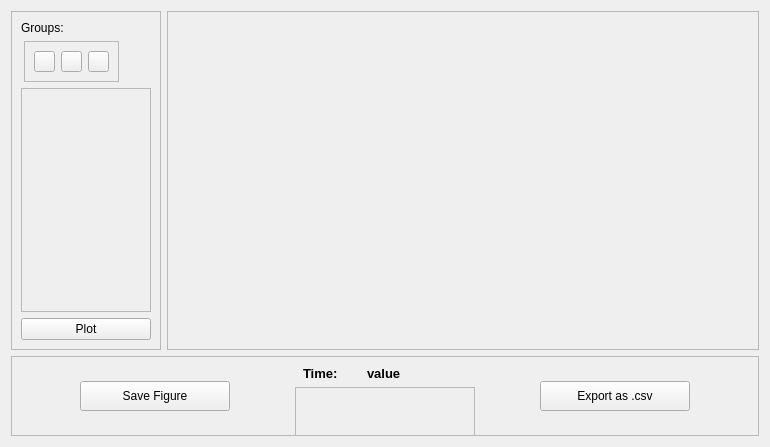
<?xml version="1.0" encoding="UTF-8"?>
<ui version="4.0">
 <class>Form</class>
 <widget class="QWidget" name="Form">
  <property name="geometry">
   <rect>
    <x>0</x>
    <y>0</y>
    <width>770</width>
    <height>447</height>
   </rect>
  </property>
  <property name="windowTitle">
   <string>Form</string>
  </property>
  <layout class="QGridLayout" name="gridLayout">
   <item row="0" column="0">
    <widget class="QFrame" name="frame_to_groups">
     <property name="minimumSize">
      <size>
       <width>150</width>
       <height>0</height>
      </size>
     </property>
     <property name="maximumSize">
      <size>
       <width>150</width>
       <height>16777215</height>
      </size>
     </property>
     <property name="frameShape">
      <enum>QFrame::Shape::StyledPanel</enum>
     </property>
     <property name="frameShadow">
      <enum>QFrame::Shadow::Raised</enum>
     </property>
     <layout class="QVBoxLayout" name="verticalLayout_2">
      <item>
       <widget class="QLabel" name="grouplabel_name">
        <property name="text">
         <string>Groups:</string>
        </property>
       </widget>
      </item>
      <item>
       <layout class="QHBoxLayout" name="horizontalLayout_4">
        <item>
         <widget class="QFrame" name="frame_group_buttons">
          <property name="sizePolicy">
           <sizepolicy hsizetype="Fixed" vsizetype="Fixed">
            <horstretch>0</horstretch>
            <verstretch>0</verstretch>
           </sizepolicy>
          </property>
          <property name="frameShape">
           <enum>QFrame::Shape::StyledPanel</enum>
          </property>
          <property name="frameShadow">
           <enum>QFrame::Shadow::Raised</enum>
          </property>
          <layout class="QHBoxLayout" name="horizontalLayout_3">
           <item>
            <widget class="QPushButton" name="plusbutton">
             <property name="sizePolicy">
              <sizepolicy hsizetype="Fixed" vsizetype="Fixed">
               <horstretch>0</horstretch>
               <verstretch>0</verstretch>
              </sizepolicy>
             </property>
             <property name="minimumSize">
              <size>
               <width>21</width>
               <height>21</height>
              </size>
             </property>
             <property name="maximumSize">
              <size>
               <width>21</width>
               <height>21</height>
              </size>
             </property>
             <property name="text">
              <string/>
             </property>
            </widget>
           </item>
           <item>
            <widget class="QPushButton" name="minusbutton">
             <property name="sizePolicy">
              <sizepolicy hsizetype="Fixed" vsizetype="Fixed">
               <horstretch>0</horstretch>
               <verstretch>0</verstretch>
              </sizepolicy>
             </property>
             <property name="minimumSize">
              <size>
               <width>21</width>
               <height>21</height>
              </size>
             </property>
             <property name="maximumSize">
              <size>
               <width>21</width>
               <height>21</height>
              </size>
             </property>
             <property name="text">
              <string/>
             </property>
            </widget>
           </item>
           <item>
            <widget class="QPushButton" name="editbutton">
             <property name="minimumSize">
              <size>
               <width>21</width>
               <height>21</height>
              </size>
             </property>
             <property name="maximumSize">
              <size>
               <width>21</width>
               <height>21</height>
              </size>
             </property>
             <property name="text">
              <string/>
             </property>
            </widget>
           </item>
          </layout>
         </widget>
        </item>
        <item>
         <spacer name="horizontalSpacer">
          <property name="orientation">
           <enum>Qt::Orientation::Horizontal</enum>
          </property>
          <property name="sizeType">
           <enum>QSizePolicy::Policy::Fixed</enum>
          </property>
          <property name="sizeHint" stdset="0">
           <size>
            <width>28</width>
            <height>20</height>
           </size>
          </property>
         </spacer>
        </item>
       </layout>
      </item>
      <item>
       <widget class="QScrollArea" name="scrollArea">
        <property name="widgetResizable">
         <bool>true</bool>
        </property>
        <widget class="QWidget" name="scrollAreaWidgetContents">
         <property name="geometry">
          <rect>
           <x>0</x>
           <y>0</y>
           <width>128</width>
           <height>220</height>
          </rect>
         </property>
        </widget>
       </widget>
      </item>
      <item>
       <widget class="QPushButton" name="plot_button">
        <property name="text">
         <string>Plot</string>
        </property>
       </widget>
      </item>
     </layout>
    </widget>
   </item>
   <item row="0" column="1">
    <widget class="QFrame" name="main_frame_CC">
     <property name="sizePolicy">
      <sizepolicy hsizetype="Expanding" vsizetype="Expanding">
       <horstretch>0</horstretch>
       <verstretch>0</verstretch>
      </sizepolicy>
     </property>
     <property name="frameShape">
      <enum>QFrame::Shape::StyledPanel</enum>
     </property>
     <property name="frameShadow">
      <enum>QFrame::Shadow::Raised</enum>
     </property>
    </widget>
   </item>
   <item row="1" column="0" colspan="2">
    <widget class="QFrame" name="frame_to_buttons">
     <property name="sizePolicy">
      <sizepolicy hsizetype="Expanding" vsizetype="Fixed">
       <horstretch>0</horstretch>
       <verstretch>0</verstretch>
      </sizepolicy>
     </property>
     <property name="minimumSize">
      <size>
       <width>0</width>
       <height>80</height>
      </size>
     </property>
     <property name="maximumSize">
      <size>
       <width>16777215</width>
       <height>80</height>
      </size>
     </property>
     <property name="frameShape">
      <enum>QFrame::Shape::StyledPanel</enum>
     </property>
     <property name="frameShadow">
      <enum>QFrame::Shadow::Raised</enum>
     </property>
     <layout class="QHBoxLayout" name="horizontalLayout_2">
      <item>
       <widget class="QPushButton" name="import_button_CC_2">
        <property name="minimumSize">
         <size>
          <width>150</width>
          <height>30</height>
         </size>
        </property>
        <property name="maximumSize">
         <size>
          <width>150</width>
          <height>30</height>
         </size>
        </property>
        <property name="text">
         <string>Save Figure</string>
        </property>
       </widget>
      </item>
      <item>
       <layout class="QVBoxLayout" name="verticalLayout">
        <item>
         <layout class="QHBoxLayout" name="horizontalLayout">
          <item>
           <widget class="QLabel" name="TimeFilterLabel">
            <property name="sizePolicy">
             <sizepolicy hsizetype="Fixed" vsizetype="Preferred">
              <horstretch>0</horstretch>
              <verstretch>0</verstretch>
             </sizepolicy>
            </property>
            <property name="maximumSize">
             <size>
              <width>50</width>
              <height>22</height>
             </size>
            </property>
            <property name="font">
             <font>
              <pointsize>10</pointsize>
              <italic>false</italic>
              <bold>true</bold>
              <underline>false</underline>
              <strikeout>false</strikeout>
             </font>
            </property>
            <property name="text">
             <string>Time:</string>
            </property>
           </widget>
          </item>
          <item>
           <widget class="QLabel" name="TimeFilterLabel_2">
            <property name="sizePolicy">
             <sizepolicy hsizetype="Fixed" vsizetype="Preferred">
              <horstretch>0</horstretch>
              <verstretch>0</verstretch>
             </sizepolicy>
            </property>
            <property name="maximumSize">
             <size>
              <width>100</width>
              <height>22</height>
             </size>
            </property>
            <property name="font">
             <font>
              <pointsize>10</pointsize>
              <italic>false</italic>
              <bold>true</bold>
              <underline>false</underline>
              <strikeout>false</strikeout>
             </font>
            </property>
            <property name="text">
             <string>value</string>
            </property>
           </widget>
          </item>
         </layout>
        </item>
        <item>
         <widget class="QFrame" name="frame_buttons_animation_time">
          <property name="sizePolicy">
           <sizepolicy hsizetype="Fixed" vsizetype="Preferred">
            <horstretch>0</horstretch>
            <verstretch>0</verstretch>
           </sizepolicy>
          </property>
          <property name="minimumSize">
           <size>
            <width>180</width>
            <height>50</height>
           </size>
          </property>
          <property name="maximumSize">
           <size>
            <width>180</width>
            <height>50</height>
           </size>
          </property>
          <property name="styleSheet">
           <string notr="true">QPushButton {
    background-color: transparent;
    border: none;
    padding: 10px; /* Adicione um padding maior para ajustar o tamanho do fundo */
}

QPushButton:hover {
    background-color: rgba(255, 165, 0, 0.2); /* Cor de fundo no hover */
    border-radius: 5px; /* Bordas arredondadas */
}

QPushButton:pressed {
    background-color: rgba(255, 165, 0, 0.5); /* Cor de fundo ao pressionar */
}</string>
          </property>
          <property name="frameShape">
           <enum>QFrame::Shape::StyledPanel</enum>
          </property>
          <property name="frameShadow">
           <enum>QFrame::Shadow::Raised</enum>
          </property>
          <layout class="QGridLayout" name="gridLayout_7">
           <item row="0" column="0">
            <widget class="QPushButton" name="start_button_time">
             <property name="text">
              <string/>
             </property>
             <property name="icon">
              <iconset>
               <normaloff>:/icons/icons/backward - laranja.png</normaloff>:/icons/icons/backward - laranja.png</iconset>
             </property>
             <property name="iconSize">
              <size>
               <width>20</width>
               <height>20</height>
              </size>
             </property>
            </widget>
           </item>
           <item row="0" column="1">
            <widget class="QPushButton" name="backward_button_time">
             <property name="text">
              <string/>
             </property>
             <property name="icon">
              <iconset>
               <normaloff>:/icons/icons/arrow-left - laranja.png</normaloff>:/icons/icons/arrow-left - laranja.png</iconset>
             </property>
             <property name="iconSize">
              <size>
               <width>20</width>
               <height>20</height>
              </size>
             </property>
            </widget>
           </item>
           <item row="0" column="2">
            <widget class="QPushButton" name="pause_button_time">
             <property name="text">
              <string/>
             </property>
             <property name="icon">
              <iconset>
               <normaloff>:/icons/icons/pause - laranja.png</normaloff>:/icons/icons/pause - laranja.png</iconset>
             </property>
             <property name="iconSize">
              <size>
               <width>20</width>
               <height>20</height>
              </size>
             </property>
            </widget>
           </item>
           <item row="0" column="3">
            <widget class="QPushButton" name="play_button_time">
             <property name="text">
              <string/>
             </property>
             <property name="icon">
              <iconset>
               <normaloff>:/icons/icons/play - laranja.png</normaloff>:/icons/icons/play - laranja.png</iconset>
             </property>
             <property name="iconSize">
              <size>
               <width>20</width>
               <height>20</height>
              </size>
             </property>
             <property name="checkable">
              <bool>false</bool>
             </property>
            </widget>
           </item>
           <item row="0" column="4">
            <widget class="QPushButton" name="forward_button_time">
             <property name="text">
              <string/>
             </property>
             <property name="icon">
              <iconset>
               <normaloff>:/icons/icons/arrow-right - laranja.png</normaloff>:/icons/icons/arrow-right - laranja.png</iconset>
             </property>
             <property name="iconSize">
              <size>
               <width>20</width>
               <height>20</height>
              </size>
             </property>
            </widget>
           </item>
           <item row="0" column="5">
            <widget class="QPushButton" name="finish_button_time">
             <property name="text">
              <string/>
             </property>
             <property name="icon">
              <iconset>
               <normaloff>:/icons/icons/forward - laranja.png</normaloff>:/icons/icons/forward - laranja.png</iconset>
             </property>
             <property name="iconSize">
              <size>
               <width>20</width>
               <height>20</height>
              </size>
             </property>
            </widget>
           </item>
          </layout>
         </widget>
        </item>
       </layout>
      </item>
      <item>
       <widget class="QPushButton" name="import_button_CC">
        <property name="minimumSize">
         <size>
          <width>150</width>
          <height>30</height>
         </size>
        </property>
        <property name="maximumSize">
         <size>
          <width>150</width>
          <height>30</height>
         </size>
        </property>
        <property name="text">
         <string>Export as .csv</string>
        </property>
       </widget>
      </item>
     </layout>
    </widget>
   </item>
  </layout>
 </widget>
 <resources/>
 <connections/>
</ui>
